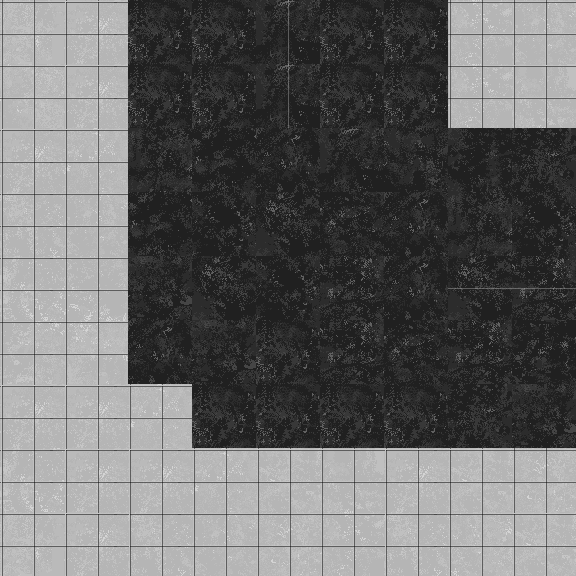

A level layout from a 2D game, rendered from its tile map. Below: a short description, then the map file with its tile-grid data intact:
An orthogonal 9x9 tile map with 64x64 px tiles, 1 tile layer (Tile Layer 1).

<map version="1.0" tiledversion="1.1.2" orientation="orthogonal" renderorder="right-down" width="9" height="9" tilewidth="64" tileheight="64" infinite="0" nextobjectid="1">
 <tileset firstgid="1" source="Road.tsx" />
 <layer name="Tile Layer 1" width="9" height="9">
  <data encoding="csv">
32,5,10,10,49,10,10,16,14,
31,5,10,10,49,10,10,16,8,
5,6,9,26,18,17,11,1,4,
13,14,26,19,25,3,18,9,19,
21,22,28,25,19,27,18,34,36,
29,30,18,28,10,27,3,27,2,
5,5,6,10,10,10,10,4,28,
21,5,5,6,7,8,5,7,15,
32,5,13,14,15,16,13,23,7
</data>
 </layer>
</map>
